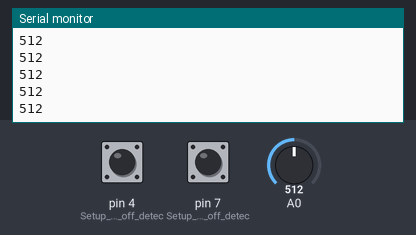
The sketch below on a simulated Arduino Uno, built with avr-gcc and run on an emulated ATmega328P. Parts: the last lines printed to the serial monitor. The test bench sets the inputs (shaded band); at power-on: pin 4 (Setup_for_leads_off_detec) LOW, A0 = 512, pin 7 (Setup_for_leads_off_detec) LOW.

Above: at 1.2 s.
1.3 s: pin 4 (Setup_for_leads_off_detec) pulled HIGH for 0.15 s
2.9 s: A0 set to 716
At 3.8 s:
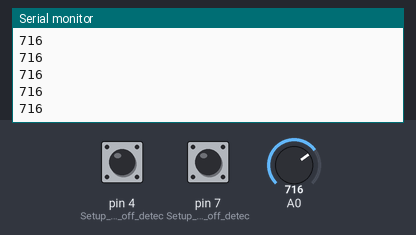
4.4 s: pin 7 (Setup_for_leads_off_detec) pulled HIGH for 1 s
At 4.9 s:
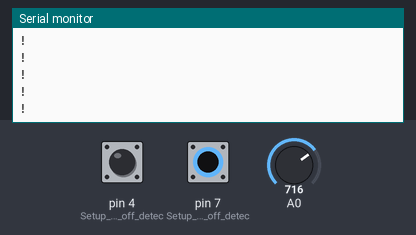
6.9 s: A0 set to 900
At 7.7 s:
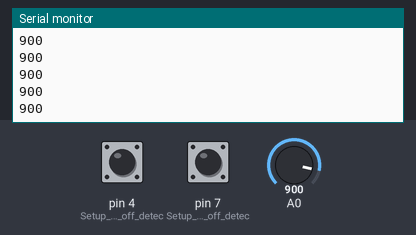
Timing chart, 0 to 9.4 s (numbered marks = the images above; inputs shaded):
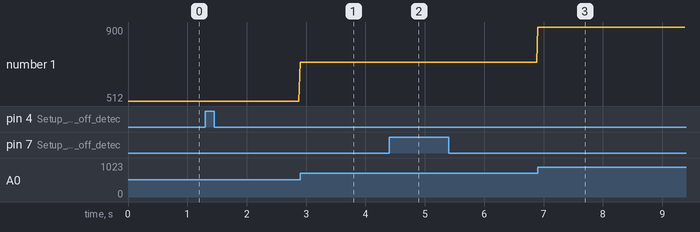

Measured:
- after the input at 2.9 s, the serial monitor: prints a new line at once (image 1)
- after the input at 6.9 s, the serial monitor: prints a new line at once (image 3)
- plotted number 1: 512 → 716 after the input at 2.9 s, 716 → 900 after the input at 6.9 s

The sketch:

sketch_jan1a.ino
```cpp
void setup() {
// initialize the serial communication:
Serial.begin(9600);
pinMode(4, INPUT); // Setup for leads off detection LO +
pinMode(7, INPUT); // Setup for leads off detection LO -

}

void loop() {

if((digitalRead(4) == 1)||(digitalRead(7) == 1)){
Serial.println('!');
}
else{
// send the value of analog input 0:
Serial.println(analogRead(A0));
}
//Wait for a bit to keep serial data from saturating
delay(20);
}
```
